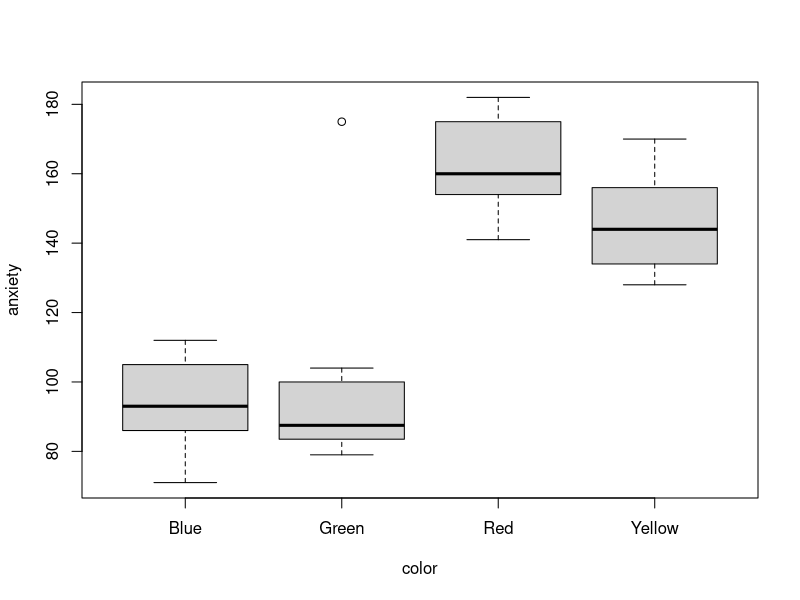
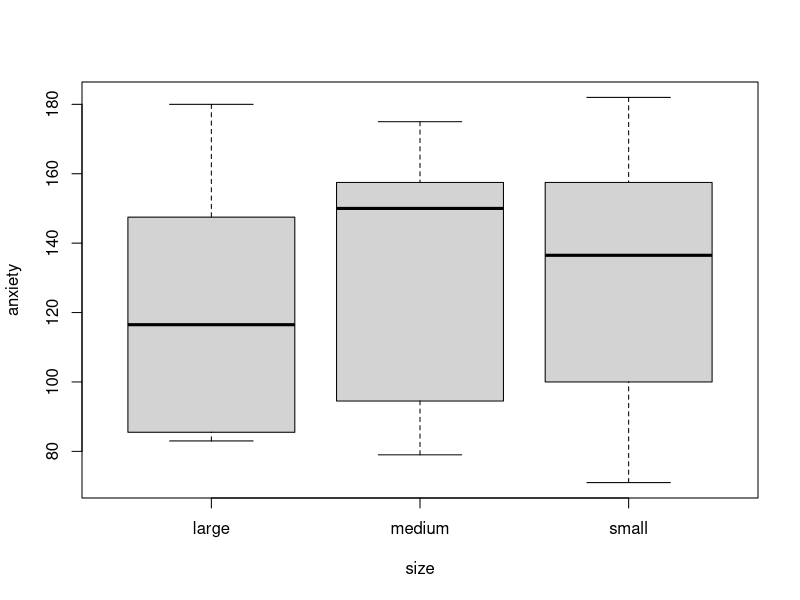
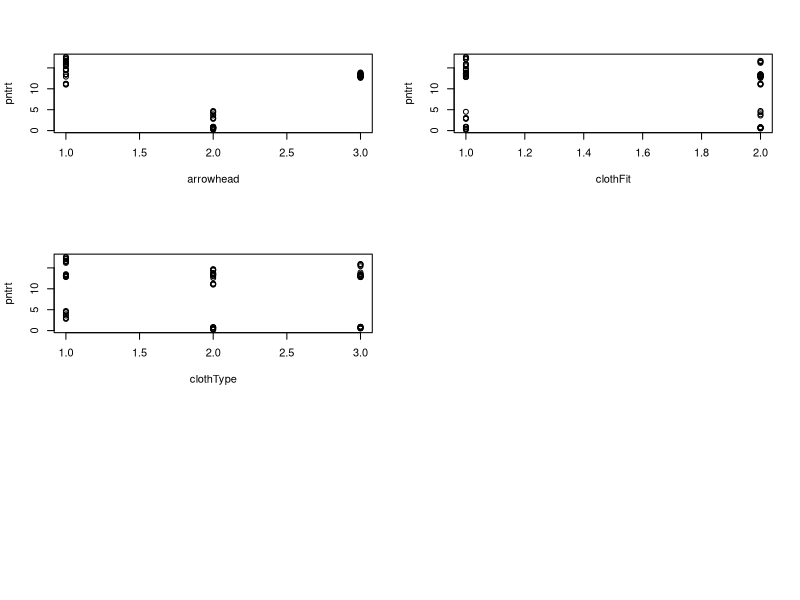

Source code (R) for these figures, in order:
#(1)
room = read.csv('data_files//hw9_q1.csv')
head(room)

boxplot(anxiety ~ color, data=room)
boxplot(anxiety ~ size, data=room)

room$size = as.factor(room$size)
room$color = as.factor(room$color)

# set size contrasts
size_linear = c(-1, 0, 1)
size_quadratic = c(-1, 2, -1)
#check orthogonality
print(sum(size_linear * size_quadratic))

# set color contrasts
GB_v_RY = c(-1, -1, 1, 1)
GB_v_none = c(-1, 1, 0, 0)
RY_v_none = c(0, 0, -1, 1)
#check orthogonality
print(sum(GB_v_RY*GB_v_none*RY_v_none))

#assign contrasts to variables
contrasts(room$size) = cbind(size_linear, size_quadratic)
contrasts(room$color) = cbind(GB_v_RY, GB_v_none, RY_v_none)

# run one way test on size
oneway.test(anxiety ~ size, data=room)

# run one way test on color
oneway.test(anxiety ~ color, data=room)

#run anova using both predictor variables
model_aov = aov(anxiety ~ color*size, data = room)
summary(model_aov)

library(car)
Anova(model_aov, type=3)

#total SS
ss = 30974.63 + 563.95 + 3159.72 + 7784.67

color_eta2 = 11881.00 / ss
size_eta2 = 130.67 / ss
int_eta2 = 3159.72 / ss

print(color_eta2)
print(size_eta2)
print(int_eta2)

lm_model = lm(anxiety ~ color*size, data = room)
summary(lm_model)

#(2)
arrow = read.csv('data_files//arrows.csv')
head(arrow)
dim(arrow)

#first plot pntrt by the variables of interest
par(mfrow=c(3,2))
plot(pntrt ~ arrowhead, data=arrow)
plot(pntrt ~ clothFit, data=arrow)
plot(pntrt ~ clothType, data=arrow)

arrow$arrowhead = as.factor(arrow$arrowhead)
arrow$clothFit = as.factor(arrow$clothFit)
arrow$clothType = as.factor(arrow$clothType)

bullet_v_arrow = c(-2, 1, 1)
contrasts(arrow$arrowhead) = cbind(bullet_v_arrow)

#run linear model to test hypothesis 1
bullet_arrow_model = lm(pntrt ~ arrowhead + clothFit + clothType, data=arrow)
summary(bullet_arrow_model)

# run anova as well
bullet_arrow_aov = aov(pntrt ~ clothFit*clothType, data= arrow)
Anova(bullet_arrow_aov, type=3)

